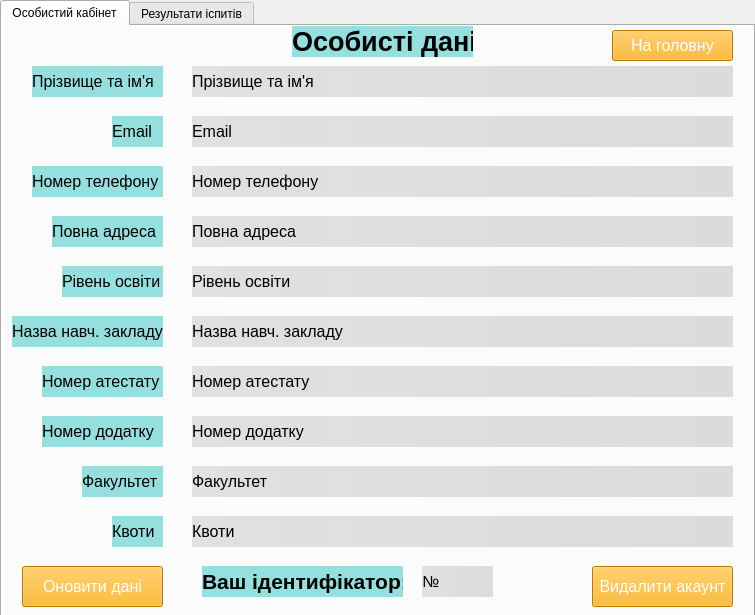
<?xml version="1.0" encoding="UTF-8"?>
<ui version="4.0">
 <class>MainWindow</class>
 <widget class="QMainWindow" name="MainWindow">
  <property name="geometry">
   <rect>
    <x>0</x>
    <y>0</y>
    <width>755</width>
    <height>615</height>
   </rect>
  </property>
  <property name="windowTitle">
   <string>Особистий кабінет</string>
  </property>
  <widget class="QWidget" name="centralwidget">
   <widget class="QTabWidget" name="tabWidget">
    <property name="geometry">
     <rect>
      <x>0</x>
      <y>0</y>
      <width>755</width>
      <height>620</height>
     </rect>
    </property>
    <property name="currentIndex">
     <number>0</number>
    </property>
    <widget class="QWidget" name="tabWidgetPage1">
     <attribute name="title">
      <string>Особистий кабінет</string>
     </attribute>
     <widget class="QLabel" name="image1">
      <property name="geometry">
       <rect>
        <x>0</x>
        <y>-20</y>
        <width>755</width>
        <height>620</height>
       </rect>
      </property>
      <property name="text">
       <string/>
      </property>
      <property name="pixmap">
       <pixmap>4a7eaeae52140c9205af389cc1e2c7b7-Enhanced-transformed (4).jpeg</pixmap>
      </property>
     </widget>
     <widget class="QPushButton" name="btn_upd_data">
      <property name="geometry">
       <rect>
        <x>20</x>
        <y>540</y>
        <width>141</width>
        <height>41</height>
       </rect>
      </property>
      <property name="font">
       <font>
        <pointsize>12</pointsize>
       </font>
      </property>
      <property name="styleSheet">
       <string notr="true">background-color: rgb(255, 170, 0);
color: rgb(255, 255, 255);</string>
      </property>
      <property name="text">
       <string>Оновити дані</string>
      </property>
     </widget>
     <widget class="QPushButton" name="btn_delete_ac">
      <property name="geometry">
       <rect>
        <x>590</x>
        <y>540</y>
        <width>141</width>
        <height>41</height>
       </rect>
      </property>
      <property name="font">
       <font>
        <pointsize>12</pointsize>
       </font>
      </property>
      <property name="styleSheet">
       <string notr="true">background-color: rgb(255, 170, 0);
color: rgb(255, 255, 255);</string>
      </property>
      <property name="text">
       <string>Видалити акаунт</string>
      </property>
     </widget>
     <widget class="QLabel" name="main_label">
      <property name="geometry">
       <rect>
        <x>290</x>
        <y>0</y>
        <width>181</width>
        <height>31</height>
       </rect>
      </property>
      <property name="font">
       <font>
        <pointsize>20</pointsize>
        <bold>true</bold>
       </font>
      </property>
      <property name="styleSheet">
       <string notr="true">background-color: rgb(149, 223, 223);</string>
      </property>
      <property name="text">
       <string>Особисті дані</string>
      </property>
     </widget>
     <widget class="QLabel" name="label_num_ph">
      <property name="geometry">
       <rect>
        <x>30</x>
        <y>140</y>
        <width>131</width>
        <height>31</height>
       </rect>
      </property>
      <property name="font">
       <font>
        <pointsize>12</pointsize>
        <bold>false</bold>
       </font>
      </property>
      <property name="toolTip">
       <string>&lt;html&gt;&lt;head/&gt;&lt;body&gt;&lt;p align=&quot;center&quot;&gt;&lt;br/&gt;&lt;/p&gt;&lt;/body&gt;&lt;/html&gt;</string>
      </property>
      <property name="styleSheet">
       <string notr="true">background-color: rgb(149, 223, 223);</string>
      </property>
      <property name="text">
       <string>Номер телефону</string>
      </property>
      <property name="margin">
       <number>3</number>
      </property>
     </widget>
     <widget class="QLabel" name="label_email">
      <property name="geometry">
       <rect>
        <x>110</x>
        <y>90</y>
        <width>51</width>
        <height>31</height>
       </rect>
      </property>
      <property name="font">
       <font>
        <pointsize>12</pointsize>
        <bold>false</bold>
       </font>
      </property>
      <property name="toolTip">
       <string>&lt;html&gt;&lt;head/&gt;&lt;body&gt;&lt;p align=&quot;center&quot;&gt;&lt;br/&gt;&lt;/p&gt;&lt;/body&gt;&lt;/html&gt;</string>
      </property>
      <property name="styleSheet">
       <string notr="true">background-color: rgb(149, 223, 223);</string>
      </property>
      <property name="text">
       <string>Email</string>
      </property>
      <property name="margin">
       <number>3</number>
      </property>
     </widget>
     <widget class="QLabel" name="label_full_name">
      <property name="geometry">
       <rect>
        <x>30</x>
        <y>40</y>
        <width>131</width>
        <height>31</height>
       </rect>
      </property>
      <property name="font">
       <font>
        <pointsize>12</pointsize>
        <bold>false</bold>
       </font>
      </property>
      <property name="toolTip">
       <string>&lt;html&gt;&lt;head/&gt;&lt;body&gt;&lt;p align=&quot;center&quot;&gt;&lt;br/&gt;&lt;/p&gt;&lt;/body&gt;&lt;/html&gt;</string>
      </property>
      <property name="styleSheet">
       <string notr="true">background-color: rgb(149, 223, 223);</string>
      </property>
      <property name="text">
       <string>Прізвище та ім'я</string>
      </property>
      <property name="margin">
       <number>3</number>
      </property>
     </widget>
     <widget class="QLabel" name="label_addres">
      <property name="geometry">
       <rect>
        <x>50</x>
        <y>190</y>
        <width>111</width>
        <height>31</height>
       </rect>
      </property>
      <property name="font">
       <font>
        <pointsize>12</pointsize>
        <bold>false</bold>
       </font>
      </property>
      <property name="toolTip">
       <string>&lt;html&gt;&lt;head/&gt;&lt;body&gt;&lt;p align=&quot;center&quot;&gt;&lt;br/&gt;&lt;/p&gt;&lt;/body&gt;&lt;/html&gt;</string>
      </property>
      <property name="styleSheet">
       <string notr="true">background-color: rgb(149, 223, 223);</string>
      </property>
      <property name="text">
       <string>Повна адреса</string>
      </property>
      <property name="margin">
       <number>3</number>
      </property>
     </widget>
     <widget class="QLabel" name="label_name_ed_institution">
      <property name="geometry">
       <rect>
        <x>10</x>
        <y>290</y>
        <width>151</width>
        <height>31</height>
       </rect>
      </property>
      <property name="font">
       <font>
        <pointsize>12</pointsize>
        <bold>false</bold>
       </font>
      </property>
      <property name="toolTip">
       <string>&lt;html&gt;&lt;head/&gt;&lt;body&gt;&lt;p align=&quot;center&quot;&gt;&lt;br/&gt;&lt;/p&gt;&lt;/body&gt;&lt;/html&gt;</string>
      </property>
      <property name="styleSheet">
       <string notr="true">background-color: rgb(149, 223, 223);</string>
      </property>
      <property name="text">
       <string>Назва навч. закладу</string>
      </property>
      <property name="margin">
       <number>3</number>
      </property>
     </widget>
     <widget class="QLabel" name="label_ed_level">
      <property name="geometry">
       <rect>
        <x>60</x>
        <y>240</y>
        <width>101</width>
        <height>31</height>
       </rect>
      </property>
      <property name="font">
       <font>
        <pointsize>12</pointsize>
        <bold>false</bold>
       </font>
      </property>
      <property name="toolTip">
       <string>&lt;html&gt;&lt;head/&gt;&lt;body&gt;&lt;p align=&quot;center&quot;&gt;&lt;br/&gt;&lt;/p&gt;&lt;/body&gt;&lt;/html&gt;</string>
      </property>
      <property name="styleSheet">
       <string notr="true">background-color: rgb(149, 223, 223);</string>
      </property>
      <property name="text">
       <string>Рівень освіти</string>
      </property>
      <property name="margin">
       <number>3</number>
      </property>
     </widget>
     <widget class="QLabel" name="label_benefits">
      <property name="geometry">
       <rect>
        <x>110</x>
        <y>490</y>
        <width>51</width>
        <height>31</height>
       </rect>
      </property>
      <property name="font">
       <font>
        <pointsize>12</pointsize>
        <bold>false</bold>
       </font>
      </property>
      <property name="toolTip">
       <string>&lt;html&gt;&lt;head/&gt;&lt;body&gt;&lt;p align=&quot;center&quot;&gt;&lt;br/&gt;&lt;/p&gt;&lt;/body&gt;&lt;/html&gt;</string>
      </property>
      <property name="styleSheet">
       <string notr="true">background-color: rgb(149, 223, 223);</string>
      </property>
      <property name="text">
       <string>Квоти</string>
      </property>
      <property name="margin">
       <number>3</number>
      </property>
     </widget>
     <widget class="QLabel" name="label_num_atestat">
      <property name="geometry">
       <rect>
        <x>40</x>
        <y>340</y>
        <width>121</width>
        <height>31</height>
       </rect>
      </property>
      <property name="font">
       <font>
        <pointsize>12</pointsize>
        <bold>false</bold>
       </font>
      </property>
      <property name="toolTip">
       <string>&lt;html&gt;&lt;head/&gt;&lt;body&gt;&lt;p align=&quot;center&quot;&gt;&lt;br/&gt;&lt;/p&gt;&lt;/body&gt;&lt;/html&gt;</string>
      </property>
      <property name="styleSheet">
       <string notr="true">background-color: rgb(149, 223, 223);</string>
      </property>
      <property name="text">
       <string>Номер атестату</string>
      </property>
      <property name="margin">
       <number>3</number>
      </property>
     </widget>
     <widget class="QLabel" name="label_faculty">
      <property name="geometry">
       <rect>
        <x>80</x>
        <y>440</y>
        <width>81</width>
        <height>31</height>
       </rect>
      </property>
      <property name="font">
       <font>
        <pointsize>12</pointsize>
        <bold>false</bold>
       </font>
      </property>
      <property name="toolTip">
       <string>&lt;html&gt;&lt;head/&gt;&lt;body&gt;&lt;p align=&quot;center&quot;&gt;&lt;br/&gt;&lt;/p&gt;&lt;/body&gt;&lt;/html&gt;</string>
      </property>
      <property name="styleSheet">
       <string notr="true">background-color: rgb(149, 223, 223);</string>
      </property>
      <property name="text">
       <string>Факультет</string>
      </property>
      <property name="margin">
       <number>3</number>
      </property>
     </widget>
     <widget class="QLabel" name="label_num_dodatok">
      <property name="geometry">
       <rect>
        <x>40</x>
        <y>390</y>
        <width>121</width>
        <height>31</height>
       </rect>
      </property>
      <property name="font">
       <font>
        <pointsize>12</pointsize>
        <bold>false</bold>
       </font>
      </property>
      <property name="toolTip">
       <string>&lt;html&gt;&lt;head/&gt;&lt;body&gt;&lt;p align=&quot;center&quot;&gt;&lt;br/&gt;&lt;/p&gt;&lt;/body&gt;&lt;/html&gt;</string>
      </property>
      <property name="styleSheet">
       <string notr="true">background-color: rgb(149, 223, 223);</string>
      </property>
      <property name="text">
       <string>Номер додатку</string>
      </property>
      <property name="margin">
       <number>3</number>
      </property>
     </widget>
     <widget class="QLabel" name="label_num_atestat_2">
      <property name="geometry">
       <rect>
        <x>190</x>
        <y>340</y>
        <width>541</width>
        <height>31</height>
       </rect>
      </property>
      <property name="font">
       <font>
        <pointsize>12</pointsize>
        <bold>false</bold>
       </font>
      </property>
      <property name="toolTip">
       <string>&lt;html&gt;&lt;head/&gt;&lt;body&gt;&lt;p align=&quot;center&quot;&gt;&lt;br/&gt;&lt;/p&gt;&lt;/body&gt;&lt;/html&gt;</string>
      </property>
      <property name="styleSheet">
       <string notr="true">background-color: qlineargradient(spread:pad, x1:0, y1:0, x2:1, y2:0, stop:0 rgba(221, 221, 221, 226), stop:1 rgba(214, 214, 214, 224));</string>
      </property>
      <property name="text">
       <string>Номер атестату</string>
      </property>
      <property name="margin">
       <number>3</number>
      </property>
     </widget>
     <widget class="QLabel" name="label_addres_2">
      <property name="geometry">
       <rect>
        <x>190</x>
        <y>190</y>
        <width>541</width>
        <height>31</height>
       </rect>
      </property>
      <property name="font">
       <font>
        <pointsize>12</pointsize>
        <bold>false</bold>
       </font>
      </property>
      <property name="toolTip">
       <string>&lt;html&gt;&lt;head/&gt;&lt;body&gt;&lt;p align=&quot;center&quot;&gt;&lt;br/&gt;&lt;/p&gt;&lt;/body&gt;&lt;/html&gt;</string>
      </property>
      <property name="styleSheet">
       <string notr="true">background-color: qlineargradient(spread:pad, x1:0, y1:0, x2:1, y2:0, stop:0 rgba(221, 221, 221, 226), stop:1 rgba(214, 214, 214, 224));</string>
      </property>
      <property name="text">
       <string>Повна адреса</string>
      </property>
      <property name="margin">
       <number>3</number>
      </property>
     </widget>
     <widget class="QLabel" name="label_num_dodatok_2">
      <property name="geometry">
       <rect>
        <x>190</x>
        <y>390</y>
        <width>541</width>
        <height>31</height>
       </rect>
      </property>
      <property name="font">
       <font>
        <pointsize>12</pointsize>
        <bold>false</bold>
       </font>
      </property>
      <property name="toolTip">
       <string>&lt;html&gt;&lt;head/&gt;&lt;body&gt;&lt;p align=&quot;center&quot;&gt;&lt;br/&gt;&lt;/p&gt;&lt;/body&gt;&lt;/html&gt;</string>
      </property>
      <property name="styleSheet">
       <string notr="true">background-color: qlineargradient(spread:pad, x1:0, y1:0, x2:1, y2:0, stop:0 rgba(221, 221, 221, 226), stop:1 rgba(214, 214, 214, 224));</string>
      </property>
      <property name="text">
       <string>Номер додатку</string>
      </property>
      <property name="margin">
       <number>3</number>
      </property>
     </widget>
     <widget class="QLabel" name="label_email_2">
      <property name="geometry">
       <rect>
        <x>190</x>
        <y>90</y>
        <width>541</width>
        <height>31</height>
       </rect>
      </property>
      <property name="font">
       <font>
        <pointsize>12</pointsize>
        <bold>false</bold>
       </font>
      </property>
      <property name="toolTip">
       <string>&lt;html&gt;&lt;head/&gt;&lt;body&gt;&lt;p align=&quot;center&quot;&gt;&lt;br/&gt;&lt;/p&gt;&lt;/body&gt;&lt;/html&gt;</string>
      </property>
      <property name="styleSheet">
       <string notr="true">background-color: qlineargradient(spread:pad, x1:0, y1:0, x2:1, y2:0, stop:0 rgba(221, 221, 221, 226), stop:1 rgba(214, 214, 214, 224));</string>
      </property>
      <property name="text">
       <string>Email</string>
      </property>
      <property name="margin">
       <number>3</number>
      </property>
     </widget>
     <widget class="QLabel" name="label_benefits_2">
      <property name="geometry">
       <rect>
        <x>190</x>
        <y>490</y>
        <width>541</width>
        <height>31</height>
       </rect>
      </property>
      <property name="font">
       <font>
        <pointsize>12</pointsize>
        <bold>false</bold>
       </font>
      </property>
      <property name="toolTip">
       <string>&lt;html&gt;&lt;head/&gt;&lt;body&gt;&lt;p align=&quot;center&quot;&gt;&lt;br/&gt;&lt;/p&gt;&lt;/body&gt;&lt;/html&gt;</string>
      </property>
      <property name="styleSheet">
       <string notr="true">background-color: qlineargradient(spread:pad, x1:0, y1:0, x2:1, y2:0, stop:0 rgba(221, 221, 221, 226), stop:1 rgba(214, 214, 214, 224));</string>
      </property>
      <property name="text">
       <string>Квоти</string>
      </property>
      <property name="margin">
       <number>3</number>
      </property>
     </widget>
     <widget class="QLabel" name="label_faculty_2">
      <property name="geometry">
       <rect>
        <x>190</x>
        <y>440</y>
        <width>541</width>
        <height>31</height>
       </rect>
      </property>
      <property name="font">
       <font>
        <pointsize>12</pointsize>
        <bold>false</bold>
       </font>
      </property>
      <property name="toolTip">
       <string>&lt;html&gt;&lt;head/&gt;&lt;body&gt;&lt;p align=&quot;center&quot;&gt;&lt;br/&gt;&lt;/p&gt;&lt;/body&gt;&lt;/html&gt;</string>
      </property>
      <property name="styleSheet">
       <string notr="true">background-color: qlineargradient(spread:pad, x1:0, y1:0, x2:1, y2:0, stop:0 rgba(221, 221, 221, 226), stop:1 rgba(214, 214, 214, 224));</string>
      </property>
      <property name="text">
       <string>Факультет</string>
      </property>
      <property name="margin">
       <number>3</number>
      </property>
     </widget>
     <widget class="QLabel" name="label_full_name_2">
      <property name="geometry">
       <rect>
        <x>190</x>
        <y>40</y>
        <width>541</width>
        <height>31</height>
       </rect>
      </property>
      <property name="font">
       <font>
        <pointsize>12</pointsize>
        <bold>false</bold>
       </font>
      </property>
      <property name="toolTip">
       <string>&lt;html&gt;&lt;head/&gt;&lt;body&gt;&lt;p align=&quot;center&quot;&gt;&lt;br/&gt;&lt;/p&gt;&lt;/body&gt;&lt;/html&gt;</string>
      </property>
      <property name="styleSheet">
       <string notr="true">background-color: qlineargradient(spread:pad, x1:0, y1:0, x2:1, y2:0, stop:0 rgba(221, 221, 221, 226), stop:1 rgba(214, 214, 214, 224));</string>
      </property>
      <property name="text">
       <string>Прізвище та ім'я</string>
      </property>
      <property name="margin">
       <number>3</number>
      </property>
     </widget>
     <widget class="QLabel" name="label_ed_level_2">
      <property name="geometry">
       <rect>
        <x>190</x>
        <y>240</y>
        <width>541</width>
        <height>31</height>
       </rect>
      </property>
      <property name="font">
       <font>
        <pointsize>12</pointsize>
        <bold>false</bold>
       </font>
      </property>
      <property name="toolTip">
       <string>&lt;html&gt;&lt;head/&gt;&lt;body&gt;&lt;p align=&quot;center&quot;&gt;&lt;br/&gt;&lt;/p&gt;&lt;/body&gt;&lt;/html&gt;</string>
      </property>
      <property name="styleSheet">
       <string notr="true">background-color: qlineargradient(spread:pad, x1:0, y1:0, x2:1, y2:0, stop:0 rgba(221, 221, 221, 226), stop:1 rgba(214, 214, 214, 224));</string>
      </property>
      <property name="text">
       <string>Рівень освіти</string>
      </property>
      <property name="margin">
       <number>3</number>
      </property>
     </widget>
     <widget class="QLabel" name="label_num_ph_2">
      <property name="geometry">
       <rect>
        <x>190</x>
        <y>140</y>
        <width>541</width>
        <height>31</height>
       </rect>
      </property>
      <property name="font">
       <font>
        <pointsize>12</pointsize>
        <bold>false</bold>
       </font>
      </property>
      <property name="toolTip">
       <string>&lt;html&gt;&lt;head/&gt;&lt;body&gt;&lt;p align=&quot;center&quot;&gt;&lt;br/&gt;&lt;/p&gt;&lt;/body&gt;&lt;/html&gt;</string>
      </property>
      <property name="styleSheet">
       <string notr="true">background-color: qlineargradient(spread:pad, x1:0, y1:0, x2:1, y2:0, stop:0 rgba(221, 221, 221, 226), stop:1 rgba(214, 214, 214, 224));</string>
      </property>
      <property name="text">
       <string>Номер телефону</string>
      </property>
      <property name="margin">
       <number>3</number>
      </property>
     </widget>
     <widget class="QLabel" name="label_name_ed_institution_2">
      <property name="geometry">
       <rect>
        <x>190</x>
        <y>290</y>
        <width>541</width>
        <height>31</height>
       </rect>
      </property>
      <property name="font">
       <font>
        <pointsize>12</pointsize>
        <bold>false</bold>
       </font>
      </property>
      <property name="toolTip">
       <string>&lt;html&gt;&lt;head/&gt;&lt;body&gt;&lt;p align=&quot;center&quot;&gt;&lt;br/&gt;&lt;/p&gt;&lt;/body&gt;&lt;/html&gt;</string>
      </property>
      <property name="styleSheet">
       <string notr="true">background-color: qlineargradient(spread:pad, x1:0, y1:0, x2:1, y2:0, stop:0 rgba(221, 221, 221, 226), stop:1 rgba(214, 214, 214, 224));</string>
      </property>
      <property name="text">
       <string>Назва навч. закладу</string>
      </property>
      <property name="margin">
       <number>3</number>
      </property>
     </widget>
     <widget class="QLabel" name="label_id">
      <property name="geometry">
       <rect>
        <x>200</x>
        <y>540</y>
        <width>201</width>
        <height>31</height>
       </rect>
      </property>
      <property name="font">
       <font>
        <pointsize>16</pointsize>
        <bold>true</bold>
       </font>
      </property>
      <property name="styleSheet">
       <string notr="true">background-color: rgb(149, 223, 223);</string>
      </property>
      <property name="text">
       <string>Ваш ідентифікатор:</string>
      </property>
     </widget>
     <widget class="QLabel" name="label_id_2">
      <property name="geometry">
       <rect>
        <x>420</x>
        <y>540</y>
        <width>71</width>
        <height>31</height>
       </rect>
      </property>
      <property name="font">
       <font>
        <pointsize>12</pointsize>
        <bold>false</bold>
       </font>
      </property>
      <property name="toolTip">
       <string>&lt;html&gt;&lt;head/&gt;&lt;body&gt;&lt;p align=&quot;center&quot;&gt;&lt;br/&gt;&lt;/p&gt;&lt;/body&gt;&lt;/html&gt;</string>
      </property>
      <property name="styleSheet">
       <string notr="true">background-color: qlineargradient(spread:pad, x1:0, y1:0, x2:1, y2:0, stop:0 rgba(221, 221, 221, 226), stop:1 rgba(214, 214, 214, 224));</string>
      </property>
      <property name="text">
       <string>№</string>
      </property>
      <property name="margin">
       <number>3</number>
      </property>
     </widget>
     <widget class="QPushButton" name="btn_home_1">
      <property name="geometry">
       <rect>
        <x>610</x>
        <y>4</y>
        <width>121</width>
        <height>31</height>
       </rect>
      </property>
      <property name="font">
       <font>
        <pointsize>12</pointsize>
       </font>
      </property>
      <property name="styleSheet">
       <string notr="true">background-color: rgb(255, 170, 0);
color: rgb(255, 255, 255);</string>
      </property>
      <property name="text">
       <string>На головну</string>
      </property>
     </widget>
    </widget>
    <widget class="QWidget" name="tabWidgetPage2">
     <attribute name="title">
      <string>Результати іспитів</string>
     </attribute>
     <widget class="QLabel" name="label_3">
      <property name="geometry">
       <rect>
        <x>0</x>
        <y>-30</y>
        <width>755</width>
        <height>620</height>
       </rect>
      </property>
      <property name="text">
       <string/>
      </property>
      <property name="pixmap">
       <pixmap>4a7eaeae52140c9205af389cc1e2c7b7-Enhanced-transformed (4).jpeg</pixmap>
      </property>
     </widget>
     <widget class="QPushButton" name="btn_enroled1">
      <property name="geometry">
       <rect>
        <x>380</x>
        <y>540</y>
        <width>241</width>
        <height>41</height>
       </rect>
      </property>
      <property name="font">
       <font>
        <pointsize>12</pointsize>
       </font>
      </property>
      <property name="styleSheet">
       <string notr="true">background-color: rgb(255, 170, 0);
color: rgb(255, 255, 255);</string>
      </property>
      <property name="text">
       <string>Рейтинг за вашим факультетом</string>
      </property>
     </widget>
     <widget class="QLabel" name="main_label_2">
      <property name="geometry">
       <rect>
        <x>250</x>
        <y>10</y>
        <width>241</width>
        <height>31</height>
       </rect>
      </property>
      <property name="font">
       <font>
        <pointsize>20</pointsize>
        <bold>true</bold>
       </font>
      </property>
      <property name="styleSheet">
       <string notr="true">background-color: rgb(149, 223, 223);</string>
      </property>
      <property name="text">
       <string>Результати іспитів</string>
      </property>
     </widget>
     <widget class="QTableView" name="tableView">
      <property name="geometry">
       <rect>
        <x>60</x>
        <y>50</y>
        <width>631</width>
        <height>481</height>
       </rect>
      </property>
      <property name="accessibleName">
       <string/>
      </property>
      <attribute name="horizontalHeaderCascadingSectionResizes">
       <bool>false</bool>
      </attribute>
     </widget>
     <widget class="QPushButton" name="btn_order">
      <property name="geometry">
       <rect>
        <x>40</x>
        <y>547</y>
        <width>181</width>
        <height>31</height>
       </rect>
      </property>
      <property name="font">
       <font>
        <pointsize>10</pointsize>
       </font>
      </property>
      <property name="styleSheet">
       <string notr="true">background-color: rgb(149, 223, 223);
color: rgb(0, 0, 0);</string>
      </property>
      <property name="text">
       <string>Сортувати за середнім балом</string>
      </property>
     </widget>
     <widget class="QPushButton" name="btn_common_r">
      <property name="geometry">
       <rect>
        <x>230</x>
        <y>540</y>
        <width>142</width>
        <height>41</height>
       </rect>
      </property>
      <property name="font">
       <font>
        <pointsize>12</pointsize>
       </font>
      </property>
      <property name="styleSheet">
       <string notr="true">background-color: rgb(255, 170, 0);
color: rgb(255, 255, 255);</string>
      </property>
      <property name="text">
       <string>Загальний рейтинг</string>
      </property>
     </widget>
     <widget class="QPushButton" name="btn_grad_scores">
      <property name="geometry">
       <rect>
        <x>630</x>
        <y>540</y>
        <width>81</width>
        <height>41</height>
       </rect>
      </property>
      <property name="font">
       <font>
        <pointsize>12</pointsize>
       </font>
      </property>
      <property name="styleSheet">
       <string notr="true">background-color: rgb(255, 170, 0);
color: rgb(255, 255, 255);</string>
      </property>
      <property name="text">
       <string>Ваші бали</string>
      </property>
     </widget>
    </widget>
   </widget>
   <widget class="QLabel" name="main_image">
    <property name="geometry">
     <rect>
      <x>0</x>
      <y>-6</y>
      <width>755</width>
      <height>620</height>
     </rect>
    </property>
    <property name="text">
     <string/>
    </property>
    <property name="pixmap">
     <pixmap>4a7eaeae52140c9205af389cc1e2c7b7-Enhanced-transformed (4).jpeg</pixmap>
    </property>
   </widget>
   <zorder>main_image</zorder>
   <zorder>tabWidget</zorder>
  </widget>
 </widget>
 <resources/>
 <connections/>
</ui>
